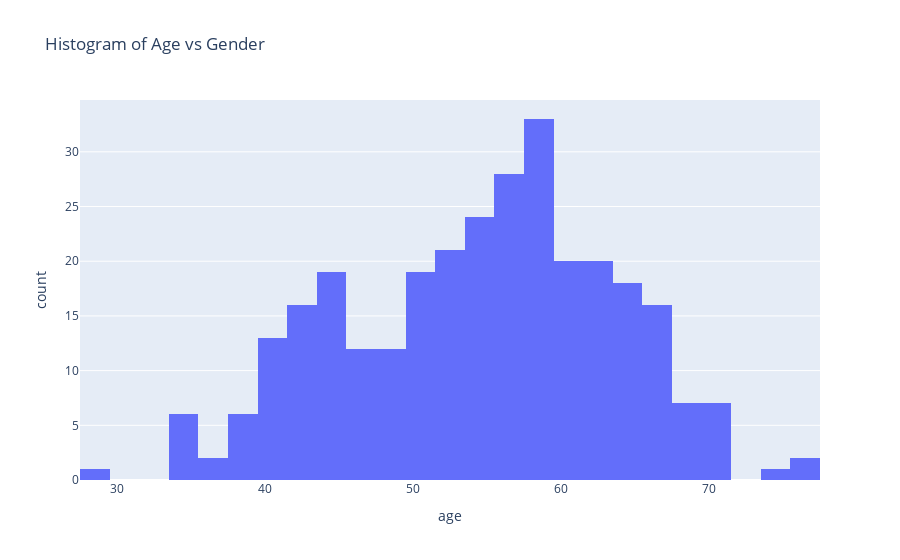

Notebook cell for this chart:
### Code cell
import plotly
import plotly.express as px
fig = px.histogram(df, x='age', y='gender', histfunc='count', title='Histogram of Age vs Gender')
fig.show()

### Figure 1 — Plotly figure (JSON) as saved in the notebook; plotly's stock layout.template omitted (floating-point values rounded to 4 significant figures; data arrays with more than 128 entries replaced by an {"elided": "..."} marker saying what was removed)
{"data": [{"alignmentgroup": "True", "bingroup": "x", "histfunc": "count", "hovertemplate": "age=%{x}<br>count=%{y}<extra></extra>", "legendgroup": "", "marker": {"color": "#636efa", "pattern": {"shape": ""}}, "name": "", "offsetgroup": "", "orientation": "v", "showlegend": false, "type": "histogram", "x": {"elided": "303 int values"}, "xaxis": "x", "y": {"elided": "303 int values"}, "yaxis": "y"}], "layout": {"barmode": "relative", "legend": {"tracegroupgap": 0}, "title": {"text": "Histogram of Age vs Gender"}, "xaxis": {"anchor": "y", "domain": [0, 1], "title": {"text": "age"}}, "yaxis": {"anchor": "x", "domain": [0, 1], "title": {"text": "count"}}}}
